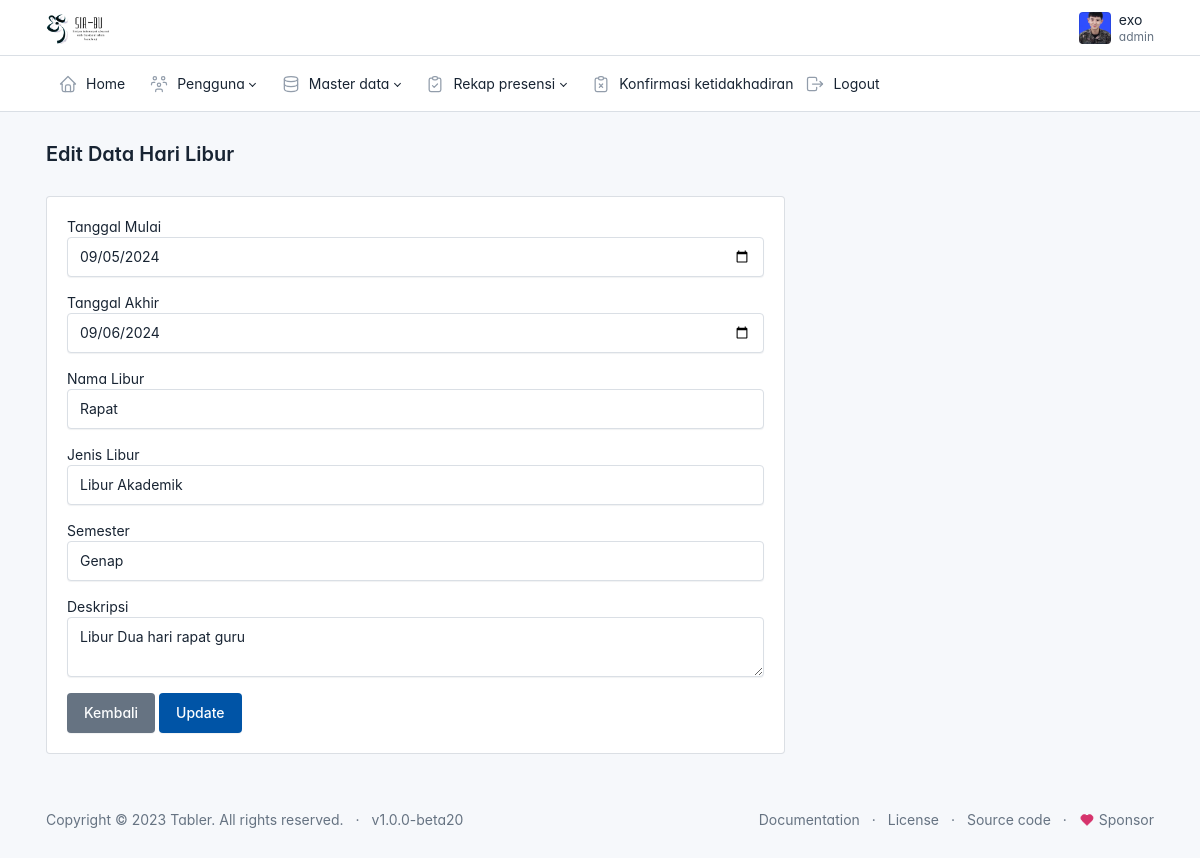
Page /admin/data_harilibur/edit.php?id=3 (signed in) on the committed database.
### tables this page shows
CREATE TABLE `hari_libur` (
  `id` int(11) NOT NULL,
  `tanggal_mulai` date NOT NULL,
  `tanggal_akhir` date NOT NULL,
  `nama_libur` varchar(255) NOT NULL,
  `jenis_libur` varchar(100) DEFAULT NULL,
  `semester` varchar(50) DEFAULT NULL,
  `deskripsi` text DEFAULT NULL
);

### config.php (called while the page is built, shortened)
<?php
function base_url($url = null)
{
    $base_url = 'http://localhost/skripsi';
    if($url != null){
        return $base_url . '/'.$url;
    }else{
        return $base_url;
    }
}

### admin/data_harilibur/edit.php (the view, shortened to what this page needs)
<?php
include('../layout/header.php');
require_once('../../config.php');
$id = isset($_GET['id']) ? $_GET['id'] : (isset($_POST['id']) ? $_POST['id'] : null);
$query = "SELECT * FROM hari_libur WHERE id = $id";
$result = mysqli_query($connection, $query);
$libur = mysqli_fetch_assoc($result);
?>
<div class="page-body">
    <div class="container-xl">
        <div class="card col-md-8">
            <div class="card-body">
                <form action="<?= base_url('admin/data_libur/edit.php') ?>" method="POST">
                    <div class="mb-3">
                        <label for="">Tanggal Mulai</label>
                        <input type="date" class="form-control" name="tanggal_mulai" value="<?= htmlspecialchars($libur['tanggal_mulai']) ?>">
                    </div>
                    <div class="mb-3">
                        <label for="">Tanggal Akhir</label>
                        <input type="date" class="form-control" name="tanggal_akhir" value="<?= htmlspecialchars($libur['tanggal_akhir']) ?>">
                    </div>
                    <div class="mb-3">
                        <label for="">Nama Libur</label>
                        <input type="text" class="form-control" name="nama_libur" value="<?= htmlspecialchars($libur['nama_libur']) ?>">
                    </div>
                    <div class="mb-3">
                        <label for="">Jenis Libur</label>
                        <select name="jenis_libur" class="form-control">
                            <option <?= $libur['jenis_libur'] == 'Libur Akademik' ? 'selected' : '' ?> value="Libur Akademik">Libur Akademik</option>
                        </select>
                    </div>
                    <div class="mb-3">
                        <label for="">Semester</label>
                        <select name="semester" class="form-control">
                            <option <?= $libur['semester'] == 'Genap' ? 'selected' : '' ?> value="Genap">Genap</option>
                        </select>
                    </div>
                    <div class="mb-3">
                        <label for="">Deskripsi</label>
                        <textarea class="form-control" name="deskripsi"><?= htmlspecialchars($libur['deskripsi']) ?></textarea>
                    </div>
                    <a href="harilibur.php" class="btn btn-secondary tombol-kembali">Kembali</a>
                    <button type="submit" name="update" class="btn btn-primary">Update</button>
                </form>
            </div>
        </div>
    </div>
</div>
<?php include('../layout/footer.php')?>

### admin/layout/header.php (style rules this page uses)
:root { --tblr-font-sans-serif: 'Inter Var', -apple-system, BlinkMacSystemFont, San Francisco, Segoe UI, Roboto, Helvetica Neue, sans-serif; }
body { font-feature-settings: "cv03", "cv04", "cv11"; }

### rows in the picture
hari_libur: tanggal_mulai "09/05/2024", tanggal_akhir "09/06/2024", nama_libur "Rapat", jenis_libur "Libur Akademik", semester "Genap", deskripsi "Libur Dua hari rapat guru"

### other values in the picture
$_SESSION['username'] "exo"
$_SESSION['role'] "admin"
$judul "Edit Data Hari Libur"
